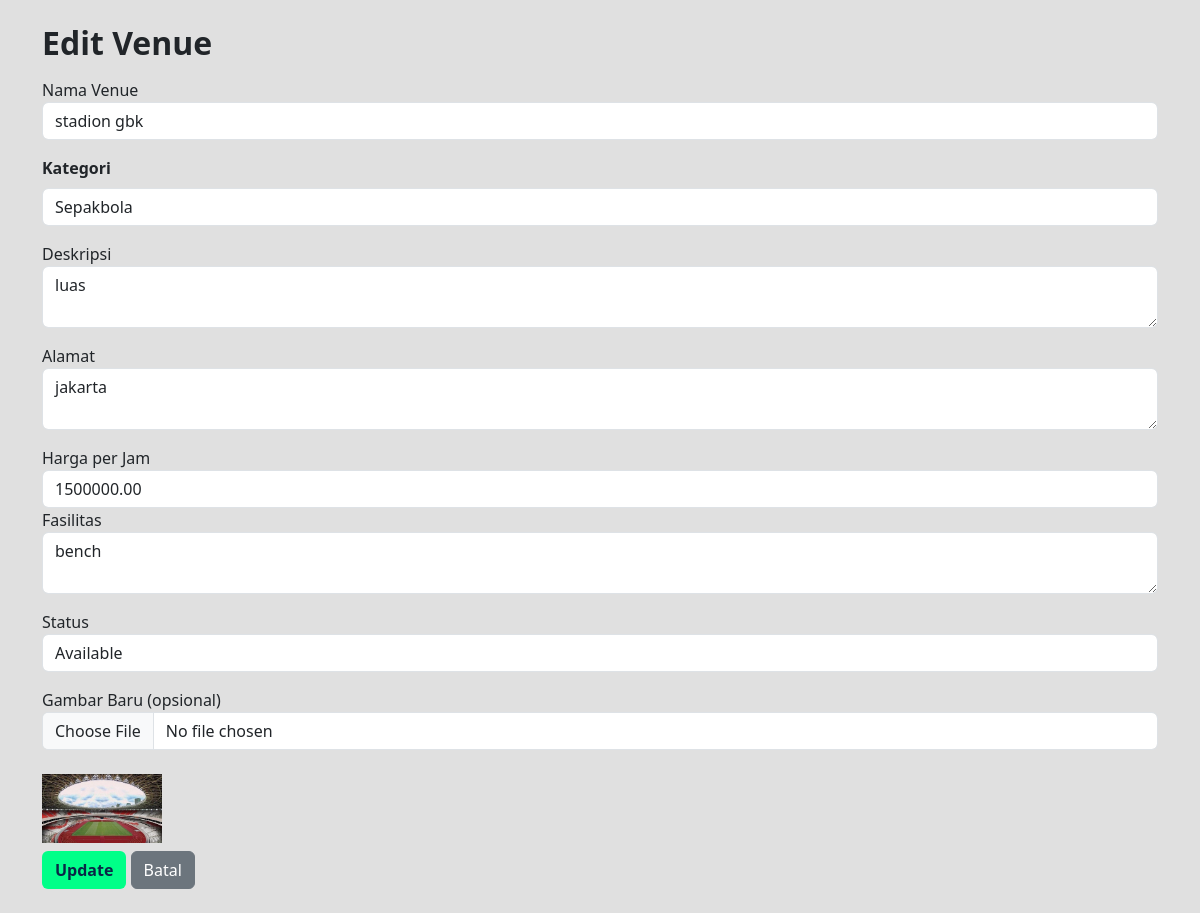
Page /admin/venues/edit.php?id=1 (signed in) on the committed database.
### tables this page shows
CREATE TABLE `venues` (
  `id` int(11) NOT NULL,
  `nama_venue` varchar(100) NOT NULL,
  `kategori` varchar(100) NOT NULL,
  `deskripsi` text DEFAULT NULL,
  `alamat` text DEFAULT NULL,
  `harga_per_jam` decimal(10,2) NOT NULL,
  `fasilitas` text DEFAULT NULL,
  `gambar` varchar(255) DEFAULT NULL,
  `status` enum('available','unavailable') DEFAULT 'available',
  `created_at` timestamp NOT NULL DEFAULT current_timestamp()
);

### admin/venues/edit.php (the view, shortened to what this page needs)
<?php
require "../../config/database.php";
$id = $_GET['id'];
$venue = $mysqli->query("SELECT * FROM venues WHERE id=$id")->fetch_assoc();
?>
<!DOCTYPE html>
<html>
<head>
    <link href="https://cdn.jsdelivr.net/npm/bootstrap@5.3.2/dist/css/bootstrap.min.css" rel="stylesheet">
</head>
<body>
    <div class="container py-4">
        <h2 class="fw-bold mb-3">Edit Venue</h2>
        <form method="POST" enctype="multipart/form-data">
            <label>Nama Venue</label>
            <input type="text" name="nama_venue" class="form-control mb-3" value="<?= $venue['nama_venue'] ?>" required>
            <div class="mb-3">
                <label class="form-label fw-bold">Kategori</label>
                <select name="kategori" class="form-control" required>
                    <option value="Sepakbola" <?= $venue['kategori'] == "Sepakbola" ? "selected" : "" ?>>Sepakbola
                    </option>
                </select>
            </div>
            <label>Deskripsi</label>
            <textarea name="deskripsi" class="form-control mb-3"><?= $venue['deskripsi'] ?></textarea>
            <label>Alamat</label>
            <textarea name="alamat" class="form-control mb-3"><?= $venue['alamat'] ?></textarea>
            <label>Harga per Jam</label>
            <input type="number" name="harga_per_jam" class="form-control" value="<?= $venue['harga_per_jam'] ?>"
                required>
            <label>Fasilitas</label>
            <textarea name="fasilitas" class="form-control mb-3"><?= $venue['fasilitas'] ?></textarea>
            <label>Status</label>
            <select name="status" class="form-control mb-3">
                <option value="available" <?= $venue['status'] == 'available' ? 'selected' : '' ?>>Available</option>
            </select>
            <label>Gambar Baru (opsional)</label>
            <input type="file" name="gambar" class="form-control mb-3">
            <?php if ($venue['gambar']): ?>
            <img src="../../assets/images/<?= $venue['gambar'] ?>" width="120" class="my-2">
            <?php endif; ?>
            <br>
            <button class="btn btn-neon">Update</button>
            <a href="index.php" class="btn btn-secondary">Batal</a>
        </form>
    </div>
</body>
</html>

### admin/venues/edit.php (style rules this page uses)
:root { --dark-blue: #0A2647; --neon-green: #00FF88; --light-gray: #E0E0E0; }
body { background: var(--light-gray); }
.btn-neon { background: var(--neon-green); color: var(--dark-blue); font-weight: bold; }

### rows in the picture
venues: nama_venue "stadion gbk", kategori "Sepakbola", deskripsi "luas", alamat "jakarta", harga_per_jam "1500000.00", fasilitas "bench", status "Available", gambar (picture)
